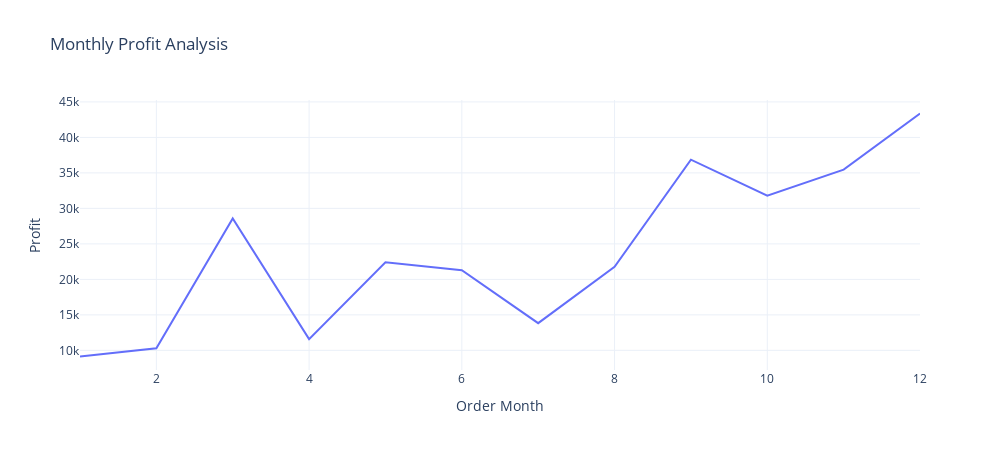

This figure's notebook cell:
### Code cell
profit_by_month = data.groupby('Order Month')['Profit'].sum().reset_index()
fig = px.line(profit_by_month,x = 'Order Month', y = 'Profit',title = ' Monthly Profit Analysis',width = 1000, height =450)
fig.show()

### Figure 1 — Plotly figure (JSON) as saved in the notebook; plotly's stock layout.template omitted (floating-point values rounded to 4 significant figures)
{"data": [{"hovertemplate": "Order Month=%{x}<br>Profit=%{y}<extra></extra>", "legendgroup": "", "line": {"color": "#636efa", "dash": "solid"}, "marker": {"symbol": "circle"}, "mode": "lines", "name": "", "orientation": "v", "showlegend": false, "type": "scatter", "x": [1, 2, 3, 4, 5, 6, 7, 8, 9, 10, 11, 12], "xaxis": "x", "y": [9134.0, 10290.0, 28590.0, 11590.0, 22410.0, 21290.0, 13830.0, 21780.0, 36860.0, 31780.0, 35470.0, 43370.0], "yaxis": "y"}], "layout": {"height": 450, "legend": {"tracegroupgap": 0}, "title": {"text": " Monthly Profit Analysis"}, "width": 1000, "xaxis": {"anchor": "y", "autorange": true, "domain": [0, 1], "range": [1, 12], "title": {"text": "Order Month"}, "type": "linear"}, "yaxis": {"anchor": "x", "autorange": true, "domain": [0, 1], "range": [7233.0, 45270.0], "title": {"text": "Profit"}, "type": "linear"}}}
